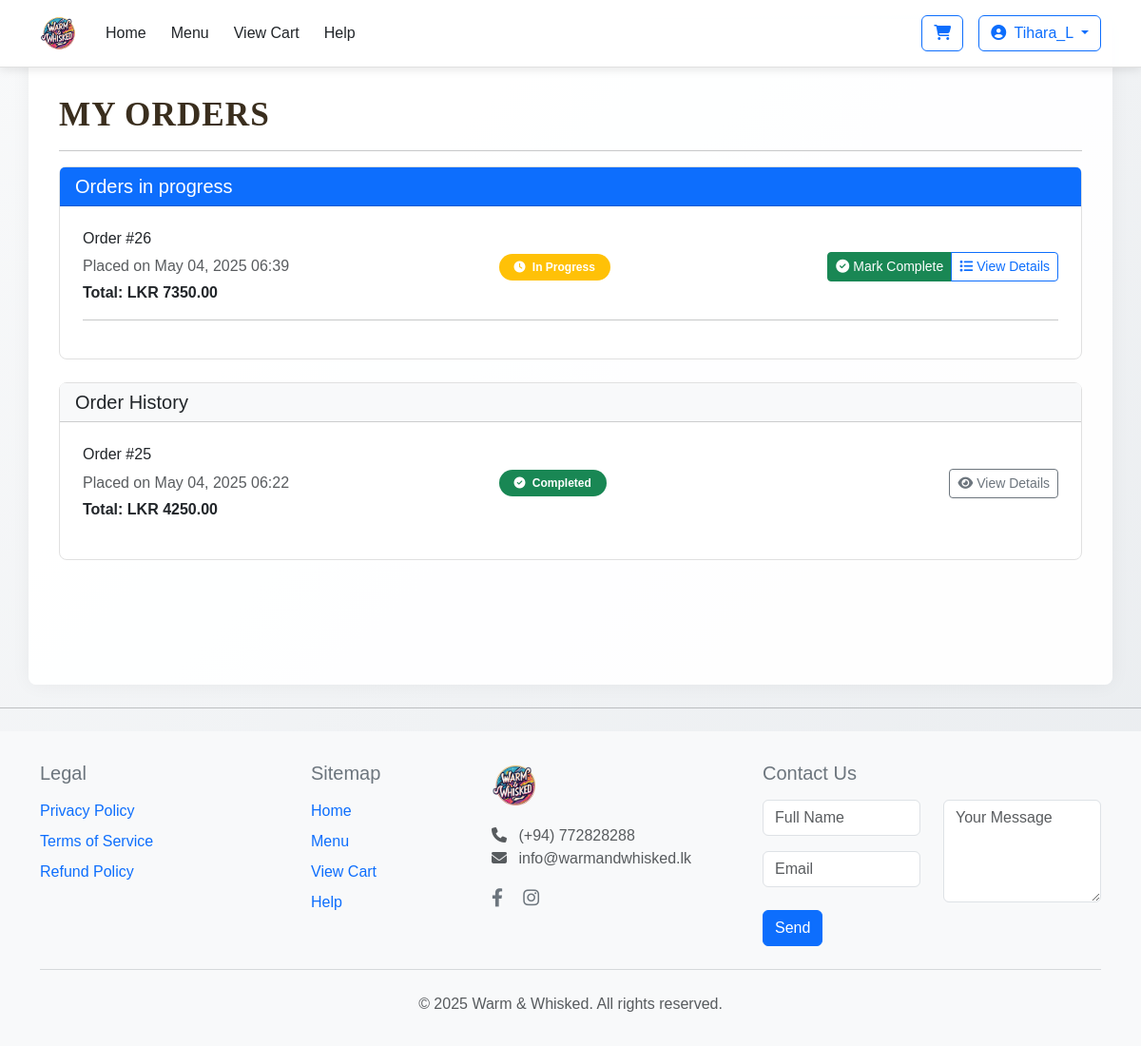
/my-orders/ (signed in), run on the app's committed database.
### orders/models.py (models this page shows, shortened)
class Order(models.Model):
    ORDER_STATUS = (
        ('preparing', 'In Progress'),
        ('ready', 'Ready'),
        ('completed', 'Completed'),
    )
    user = models.ForeignKey(User, on_delete=models.CASCADE)
    created_at = models.DateTimeField(auto_now_add=True)
    status = models.CharField(max_length=20, choices=ORDER_STATUS, default='preparing')
    total = models.DecimalField(max_digits=8, decimal_places=2)
    delivery_address = models.TextField()
    contact_number = models.CharField(max_length=15)
    class Meta:
        ordering = ['-created_at']

### orders/views.py (the view)
# urls.py: path('my-orders/', views.order_tracking, name='order_tracking'),  # Changed path
@login_required
def order_tracking(request):
    orders = Order.objects.filter(user=request.user).order_by('-created_at')
    return render(request, 'orders/my_orders/order_tracking.html', {'orders': orders})

### orders/templates/orders/my_orders/order_tracking.html (shortened to what this page needs)
{% extends 'orders/pages/base.html' %}
{% block content %}
<div class="container" style="padding-top: 60px;">
    <h2 style="font-family: 'Cormorant Garamond';
            font-weight: 600;
            font-size: 2.2rem;
            color: #3a2e1e;
            letter-spacing: 1px;
            margin: 0px 0 15px;
            text-transform: uppercase;
            " >My Orders</h2><hr>
    <div class="card mb-4">
        <div class="card-header bg-primary text-white">
            <h5 class="mb-0">Orders in progress</h5>
        </div>
        <div class="card-body">
            {% for order in orders %}
                {% if order.status != 'completed' %}
                <div class="row mb-3 align-items-center">
                    <div class="col-md-5">
                        <h6>Order #{{ order.id }}</h6>
                        <p class="mb-1 text-muted">Placed on {{ order.created_at|date:"M d, Y H:i" }}</p>
                        <p class="mb-0"><strong>Total: LKR {{ order.total }}</strong></p>
                    </div>
                    <div class="col-md-3">
                        <span class="badge rounded-pill bg-{% if order.status == 'ready' %}success{% elif order.status == 'preparing' %}warning{% else %}secondary{% endif %} py-2 px-3">
                            <i class="fas fa-{% if order.status == 'ready' %}check-circle{% elif order.status == 'preparing' %}clock{% else %}info-circle{% endif %} me-1"></i>
                            {{ order.get_status_display }}
                        </span>
                    </div>
                    <div class="col-md-4 text-end">
                        <div class="btn-group" role="group">
                            {% if order.status == 'preparing' %}
                            <a href="{% url 'complete_order' order.id %}" class="btn btn-success btn-sm">
                                <i class="fas fa-check-circle me-1"></i>Mark Complete
                            </a>
                            {% endif %}
                            <button class="btn btn-outline-primary btn-sm"
                                    data-bs-toggle="modal"
                                    data-bs-target="#orderModal"
                                    onclick="loadOrderDetails({{ order.id }})">
                                <i class="fas fa-list me-1"></i>View Details
                            </button>
                        </div>
                    </div>
                </div>
                {% if not forloop.last %}<hr>{% endif %}
                {% endif %}
            {% empty %}
                <div class="text-center py-3">
                    <i class="fas fa-inbox fa-3x text-muted mb-3"></i>
                    <p class="text-muted">No orders in progress</p>
                </div>
            {% endfor %}
        </div>
    </div>
    <div class="card">
        <div class="card-header bg-light">
            <h5 class="mb-0">Order History</h5>
        </div>
        <div class="card-body">
            {% for order in orders %}
                {% if order.status == 'completed' %}
                <div class="row mb-3 align-items-center">
                    <div class="col-md-5">
                        <h6>Order #{{ order.id }}</h6>
                        <p class="mb-1 text-muted">Placed on {{ order.created_at|date:"M d, Y H:i" }}</p>
                        <p class="mb-0"><strong>Total: LKR {{ order.total }}</strong></p>
                    </div>
                    <div class="col-md-3">
                        <span class="badge rounded-pill bg-success py-2 px-3">
                            <i class="fas fa-check-circle me-1"></i>
                            Completed
                        </span>
                    </div>
                    <div class="col-md-4 text-end">
                        <button class="btn btn-outline-secondary btn-sm"
                                data-bs-toggle="modal"
                                data-bs-target="#orderModal"
                                onclick="loadOrderDetails({{ order.id }})">
                            <i class="fas fa-eye me-1"></i>View Details
                        </button>
                    </div>
                </div>
                {% endif %}
            {% empty %}
                <div class="text-center py-3">
                    <i class="fas fa-inbox fa-3x text-muted mb-3"></i>
                    <p class="text-muted">No past orders</p>
                </div>
            {% endfor %}
        </div>
    </div>
</div>
{% endblock %}

### orders/templates/orders/pages/base.html (shortened to what this page needs)
{% load static %}
<!DOCTYPE html>
<html lang="en">
<head>
    <link href="https://cdn.jsdelivr.net/npm/bootstrap@5.3.0/dist/css/bootstrap.min.css" rel="stylesheet">
    <link rel="stylesheet" href="https://cdnjs.cloudflare.com/ajax/libs/font-awesome/6.4.0/css/all.min.css">
    <link rel="stylesheet" href="{% static 'orders/css/style.css' %}">
</head>
<body>
    <nav class="navbar navbar-expand-lg navbar-overlay">
        <div class="container">
            <a class="navbar-brand" href="{% url 'home' %}">
                <img src="{% static 'images/logo.png' %}" alt="Logo" height="40">
            </a>
            <div class="collapse navbar-collapse" id="navbarNav">
                <ul class="navbar-nav me-auto">
                    <li class="nav-item">
                        <a class="nav-link {% if request.resolver_match.url_name == 'home' %}active{% endif %}" href="{% url 'home' %}">Home</a>
                    </li>
                    <li class="nav-item">
                        <a class="nav-link {% if request.resolver_match.url_name == 'orders' %}active{% endif %}" href="{% url 'orders' %}">Menu</a>
                    </li>
                    <li class="nav-item">
                        <a class="nav-link {% if request.resolver_match.url_name == 'cart' %}active{% endif %}" href="{% url 'cart' %}">View Cart</a>
                    </li>
                    <li class="nav-item">
                        <a class="nav-link {% if request.resolver_match.url_name == 'help' %}active{% endif %}" href="{% url 'help' %}">Help</a>
                    </li>
                </ul>
                <div class="d-flex">
                    <a href="{% url 'cart' %}" class="btn btn-outline-primary position-relative me-3">
                        <i class="fas fa-shopping-cart"></i>
                    </a>
                    {% if user.is_authenticated %}
                        <div class="dropdown">
                            <button class="btn btn-outline-primary dropdown-toggle" type="button" id="userDropdown" data-bs-toggle="dropdown">
                                <i class="fas fa-user-circle me-1"></i> {{ user.username }}
                            </button>
                        </div>
                    {% else %}
                        <a href="{% url 'login' %}" class="btn btn-outline-primary me-2">Login</a>
                        <a href="{% url 'signup' %}" class="btn btn-primary">Sign Up</a>
                    {% endif %}
                </div>
            </div>
        </div>
    </nav>
<main class="container main-content" style="padding-top: 20px; min-height: calc(100vh - 100px);">
    {% block content %}{% endblock %}
</main>
<hr class="my-4">
<footer class="footer bg-light py-5">
    <div class="container">
        <div class="row">
            <div class="col-lg-3 col-md-6 mb-4 mb-md-0 order-1">
                <h5 class="mb-3">Legal</h5>
                <ul class="list-unstyled">
                    <li class="mb-2">
                        <a href="{% url 'privacy_policy' %}" class="text-decoration-none">Privacy Policy</a>
                    </li>
                    <li class="mb-2">
                        <a href="{% url 'terms_of_service' %}" class="text-decoration-none">Terms of Service</a>
                    </li>
                    <li class="mb-2">
                        <a href="{% url 'refund_policy' %}" class="text-decoration-none">Refund Policy</a>
                    </li>
                </ul>
            </div>
            <div class="col-lg-2 col-md-6 mb-4 mb-md-0 order-2">
                <h5 class="mb-3">Sitemap</h5>
                <ul class="list-unstyled">
                    <li class="mb-2"><a href="{% url 'home' %}" class="text-decoration-none">Home</a></li>
                    <li class="mb-2"><a href="{% url 'orders' %}" class="text-decoration-none">Menu</a></li>
                    <li class="mb-2"><a href="{% url 'cart' %}" class="text-decoration-none">View Cart</a></li>
                    <li class="mb-2"><a href="{% url 'help' %}" class="text-decoration-none">Help</a></li>
                </ul>
            </div>
            <div class="col-lg-3 col-md-6 mb-4 mb-lg-0 order-3">
                <img src="{% static 'images/logo.png' %}" alt="Warm & Whisked" height="50" class="mb-3">
                <p class="text-muted">
                    <i class="fas fa-phone me-2"></i> (+94) 772828288<br>
                    <i class="fas fa-envelope me-2"></i> info@warmandwhisked.lk
                </p>
                <div class="social-icons">
                    <a href="https://www.facebook.com/profile.php?id=61574591783072" class="text-decoration-none me-3" target="_blank" rel="noopener noreferrer">
                        <i class="fab fa-facebook-f"></i>
                    </a>
                    <a href="https://www.instagram.com/warmandwhiskedbakerymd/" class="text-decoration-none me-3" target="_blank" rel="noopener noreferrer">
                        <i class="fab fa-instagram"></i>
                    </a>
                </div>
            </div>
            <div class="col-lg-4 col-md-6 order-lg-4 order-4">
                <h5 class="mb-3">Contact Us</h5>
                <form method="post" action="{% url 'contact' %}">
                    <div class="row">
                        <div class="col-md-6">
                            <div class="mb-3">
                                <input type="text" class="form-control" name="name" placeholder="Full Name" required>
                            </div>
                            <div class="mb-3">
                                <input type="email" class="form-control" name="email" placeholder="Email" required>
                            </div>
                        </div>
                        <div class="col-md-6">
                            <textarea class="form-control h-100" name="message" placeholder="Your Message" required></textarea>
                        </div>
                    </div>
                    <button type="submit" class="btn btn-primary mt-2">Send</button>
                </form>
            </div>
        </div>
        <hr class="my-4">
        <div class="text-center">
            <p class="text-muted mb-0">&copy; 2025 Warm & Whisked. All rights reserved.</p>
        </div>
    </div>
</footer>
</body>
</html>

### orders/static/orders/css/style.css (style rules this page uses)
body { font-family: 'Arial', sans-serif; background-color: #f8f9fa; color: #212529; margin: 0; padding: 0; }
.navbar { border-bottom: 1px solid #e0e0e0; }
.navbar-brand img { max-height: 50px; }
.nav-link { color: #212529; transition: color 0.3s ease; }
.btn-primary { background-color: #0d6efd; border-color: #0d6efd; }
.btn-outline-primary { color: #0d6efd; border-color: #0d6efd; }
.card { border: 1px solid #e0e0e0; border-radius: 8px; }
.card-header { font-weight: bold; background-color: #f8f9fa; }
.card-body { padding: 1.5rem; }
.footer { background-color: #f8f9fa; color: #6c757d; }
.footer a { color: #0d6efd; text-decoration: none; }
.footer .social-icons a { color: #6c757d; font-size: 1.2rem; margin-right: 10px; }
form input, form textarea { border-radius: 4px; border: 1px solid #ced4da; }
.navbar-overlay { position: fixed; top: 0; left: 0; width: 100%; z-index: 1000; background-color: rgba(255, 255, 255, 0.95); box-shadow: 0 2px 10px rgba(0, 0, 0, 0.1); padding: 10px 0; }
.main-content { padding-top: 80px; }
body { margin: 0; padding: 0; }
.navbar-overlay { position: fixed; top: 0; left: 0; width: 100%; z-index: 1000; background-color: rgba(255, 255, 255, 0.95); box-shadow: 0 2px 10px rgba(0, 0, 0, 0.1); padding: 10px 0; transition: all 0.3s ease; }
.nav-link { padding: 8px 15px; margin: 0 5px; border-radius: 20px; transition: all 0.3s ease; }
.footer { padding-top: 2rem !important; padding-bottom: 2rem !important; }
body { margin: 0; padding: 0; position: relative; min-height: 100vh; overflow-x: hidden; }
body::before { content: ""; position: fixed; top: 0; left: 0; width: 100%; height: 100%; background: linear-gradient(135deg, #f8f9fa 0%, #e9ecef 50%, #f8f9fa 100%); background-size: 200% 200%; animation: gradientBG 15s ease infinite; z-index: -1; }
.main-content { background-color: rgba(255, 255, 255, 0.92); border-radius: 8px; box-shadow: 0 0 20px rgba(0, 0, 0, 0.05); margin: 20px auto; padding: 20px; position: relative; }
.main-content { padding-top: 80px; min-height: calc(100vh - 160px); }

### data on the page
Order: id "26", created_at "May 04, 2025 06:39", total "7350.00", status "In Progress", shows "Mark Complete"
Order: id "25", created_at "May 04, 2025 06:22", total "4250.00"

### other printed values
{{ user.username }} "Tihara_L"
